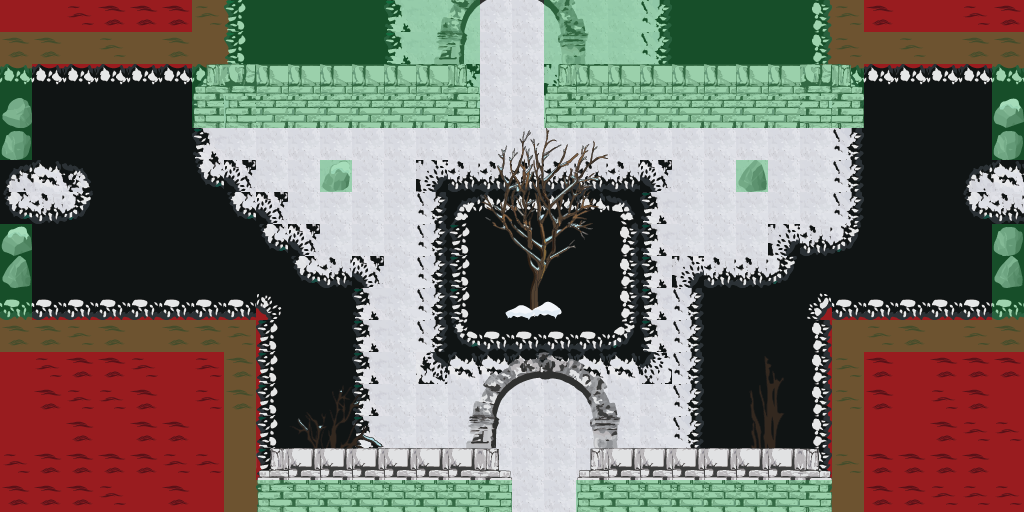

This is a level from a 2D game, rendered from its Tiled map with the project's own tilesets. A one-line summary and the map file follow, with tile-layer data summarised:
An orthogonal 32x16 tile map with 32x32 px tiles, 8 tile layers (Background, Ground, Overground, GroundObjects, ...), 8 tilesets and 11 objects (Player).

<map version="1.0" orientation="orthogonal" renderorder="right-down" width="32" height="16" tilewidth="32" tileheight="32" nextobjectid="16">
 <tileset firstgid="1" name="rocksnow" tilewidth="32" tileheight="32" tilecount="36" columns="12">
  <image source="../img/rocksnow.png" width="384" height="96" />
  <terraintypes>
   <terrain name="darkrocksnow" tile="13" />
   <terrain name="snowdarkrock" tile="16" />
  </terraintypes>
  <tile id="0" terrain=",,,0" />
  <tile id="1" terrain=",,0,0" />
  <tile id="2" terrain=",,0," />
  <tile id="3" terrain=",,,1" />
  <tile id="4" terrain=",,1,1" />
  <tile id="5" terrain=",,1," />
  <tile id="8" terrain="1,1,1," />
  <tile id="9" terrain="1,1,,1" />
  <tile id="10" terrain="0,0,0," />
  <tile id="11" terrain="0,0,,0" />
  <tile id="12" terrain=",0,,0" />
  <tile id="13" terrain="0,0,0,0" />
  <tile id="14" terrain="0,,0," />
  <tile id="15" terrain=",1,,1" />
  <tile id="16" terrain="1,1,1,1" />
  <tile id="17" terrain="1,,1," />
  <tile id="20" terrain="1,,1,1" />
  <tile id="21" terrain=",1,1,1" />
  <tile id="22" terrain="0,,0,0" />
  <tile id="23" terrain=",0,0,0" />
  <tile id="24" terrain=",0,," />
  <tile id="25" terrain="0,0,," />
  <tile id="26" terrain="0,,," />
  <tile id="27" terrain=",1,," />
  <tile id="28" terrain="1,1,," />
  <tile id="29" terrain="1,,," />
 </tileset>
 <tileset firstgid="37" name="tree" tilewidth="32" tileheight="32" tilecount="120" columns="20">
  <image source="../img/tree.png" width="641" height="192" />
 </tileset>
 <tileset firstgid="157" name="water" tilewidth="32" tileheight="32" tilecount="36" columns="12">
  <image source="../img/water.png" width="384" height="96" />
  <terraintypes>
   <terrain name="water" tile="13" />
  </terraintypes>
  <tile id="0" terrain=",,,0" />
  <tile id="1" terrain=",,0,0" />
  <tile id="2" terrain=",,0," />
  <tile id="10" terrain="0,0,0," />
  <tile id="11" terrain="0,0,,0" />
  <tile id="12" terrain=",0,,0" />
  <tile id="13" terrain="0,0,0,0" />
  <tile id="14" terrain="0,,0," />
  <tile id="22" terrain="0,,0,0" />
  <tile id="23" terrain=",0,0,0" />
  <tile id="24" terrain=",0,," />
  <tile id="25" terrain="0,0,," />
  <tile id="26" terrain="0,,," />
 </tileset>
 <tileset firstgid="193" name="coll" tilewidth="32" tileheight="32" tilecount="1" columns="1">
  <image source="../img/coll.png" width="32" height="32" />
  <tile id="0">
   <objectgroup draworder="index">
    <object id="1" x="0" y="0" width="32" height="32" />
   </objectgroup>
  </tile>
 </tileset>
 <tileset firstgid="194" name="darkrock" tilewidth="32" tileheight="32" tilecount="36" columns="12">
  <image source="../img/darkrock.png" width="384" height="96" />
  <terraintypes>
   <terrain name="darkrock" tile="16" />
  </terraintypes>
  <tile id="3" terrain=",,,0" />
  <tile id="4" terrain=",,0,0" />
  <tile id="5" terrain=",,0," />
  <tile id="10" terrain="0,0,0," />
  <tile id="11" terrain="0,0,,0" />
  <tile id="15" terrain=",0,,0" />
  <tile id="16" terrain="0,0,0,0" />
  <tile id="17" terrain="0,,0," />
  <tile id="22" terrain="0,,0,0" />
  <tile id="23" terrain=",0,0,0" />
  <tile id="27" terrain=",0,," />
  <tile id="28" terrain="0,0,," />
  <tile id="29" terrain="0,,," />
 </tileset>
 <tileset firstgid="230" name="hole" tilewidth="32" tileheight="32" tilecount="36" columns="12">
  <image source="../img/hole.png" width="384" height="96" />
  <terraintypes>
   <terrain name="hole1" tile="13" />
  </terraintypes>
  <tile id="0" terrain=",,,0" />
  <tile id="1" terrain=",,0,0" />
  <tile id="2" terrain=",,0," />
  <tile id="10" terrain="0,0,0," />
  <tile id="11" terrain="0,0,,0" />
  <tile id="12" terrain=",0,,0" />
  <tile id="13" terrain="0,0,0,0" />
  <tile id="14" terrain="0,,0," />
  <tile id="22" terrain="0,,0,0" />
  <tile id="23" terrain=",0,0,0" />
  <tile id="24" terrain=",0,," />
  <tile id="25" terrain="0,0,," />
  <tile id="26" terrain="0,,," />
 </tileset>
 <tileset firstgid="266" name="lightrock" tilewidth="32" tileheight="32" tilecount="36" columns="12">
  <image source="../img/lightrock.png" width="384" height="96" />
  <terraintypes>
   <terrain name="lightrock" tile="13" />
   <terrain name="lightrocksnow" tile="16" />
  </terraintypes>
  <tile id="0" terrain=",,,0" />
  <tile id="1" terrain=",,0,0" />
  <tile id="2" terrain=",,0," />
  <tile id="3" terrain=",,,1" />
  <tile id="4" terrain=",,1,1" />
  <tile id="5" terrain=",,1," />
  <tile id="8" terrain="1,1,1," />
  <tile id="9" terrain="1,1,,1" />
  <tile id="10" terrain="0,0,0," />
  <tile id="11" terrain="0,0,,0" />
  <tile id="12" terrain=",0,,0" />
  <tile id="13" terrain="0,0,0,0" />
  <tile id="14" terrain="0,,0," />
  <tile id="15" terrain=",1,,1" />
  <tile id="16" terrain="1,1,1,1" />
  <tile id="17" terrain="1,,1," />
  <tile id="20" terrain="1,,1,1" />
  <tile id="21" terrain=",1,1,1" />
  <tile id="22" terrain="0,,0,0" />
  <tile id="23" terrain=",0,0,0" />
  <tile id="24" terrain=",0,," />
  <tile id="25" terrain="0,0,," />
  <tile id="26" terrain="0,,," />
  <tile id="27" terrain=",1,," />
  <tile id="28" terrain="1,1,," />
  <tile id="29" terrain="1,,," />
 </tileset>
 <tileset firstgid="302" name="obj" tilewidth="32" tileheight="32" tilecount="120" columns="20">
  <image source="../img/obj.png" width="641" height="192" />
 </tileset>
 <layer name="Background" width="32" height="16">
  <properties>
   <property name="unity:sortingLayerName" value="Background" />
  </properties>
  <data>[512 cells, 512 non-empty, 3 distinct tile ids]</data>
 </layer>
 <layer name="Ground" width="32" height="16">
  <properties>
   <property name="unity:sortingLayerName" value="Ground" />
  </properties>
  <data>[512 cells, 402 non-empty, 9 distinct tile ids]</data>
 </layer>
 <layer name="Overground" width="32" height="16">
  <properties>
   <property name="unity:sortingLayerName" value="Overground" />
  </properties>
  <data>[512 cells, 239 non-empty, 22 distinct tile ids]</data>
 </layer>
 <layer name="GroundObjects" width="32" height="16">
  <properties>
   <property name="unity:sortingLayerName" value="GroundObjects" />
  </properties>
  <data>[512 cells, 89 non-empty, 53 distinct tile ids]</data>
 </layer>
 <layer name="TopObjects" width="32" height="16">
  <properties>
   <property name="unity:sortingLayerName" value="TopObjects" />
  </properties>
  <data>[512 cells, 72 non-empty, 44 distinct tile ids]</data>
 </layer>
 <layer name="GroundObjects2" width="32" height="16">
  <properties>
   <property name="unity:sortingLayerName" value="GroundObjects2" />
  </properties>
  <data>[512 cells, 0 non-empty, 0 distinct tile ids]</data>
 </layer>
 <layer name="TopObjects2" width="32" height="16">
  <properties>
   <property name="unity:sortingLayerName" value="TopObjects2" />
  </properties>
  <data>[512 cells, 0 non-empty, 0 distinct tile ids]</data>
 </layer>
 <layer name="Collision" width="32" height="16" opacity="0.37">
  <data>[512 cells, 141 non-empty, 1 distinct tile ids]</data>
 </layer>
 <objectgroup name="Spawns">
  <properties>
   <property name="unity:tag" value="SpawnLayer" />
  </properties>
  <object id="1" x="89.334" y="162.666" width="50" height="50">
   <properties>
    <property name="SpawnName" value="DifficultEnemy" />
    <property name="SpawnNumber" value="1" />
   </properties>
   <ellipse />
  </object>
  <object id="3" name="Player" x="538.833" y="445.333" width="10" height="10">
   <properties>
    <property name="SpawnName" value="Player" />
    <property name="SpawnNumber" value="1" />
   </properties>
   <ellipse />
  </object>
  </objectgroup>
 <objectgroup name="Doors">
  <properties>
   <property name="unity:tag" value="DoorsLayer" />
  </properties>
  <!-- 4 objects omitted --></objectgroup>
 <objectgroup name="Items">
  <!-- 1 objects omitted --></objectgroup>
</map>
<!-- 8 of 11 objects omitted -->
